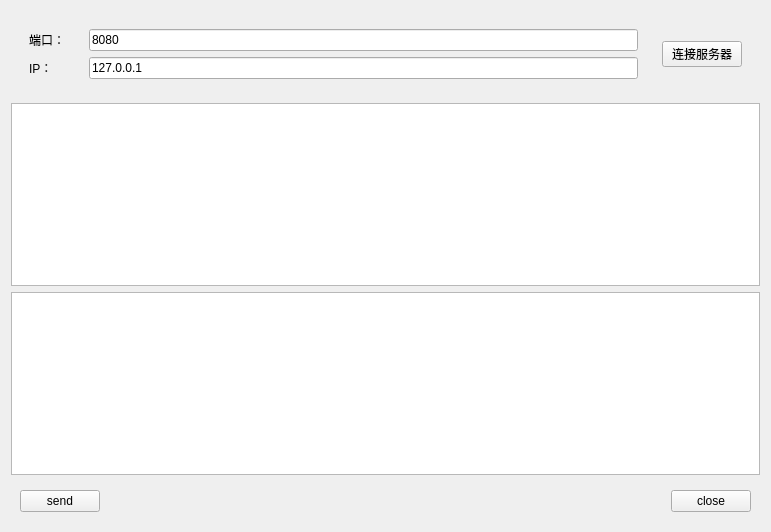
<?xml version="1.0" encoding="UTF-8"?>
<ui version="4.0">
 <class>Client</class>
 <widget class="QWidget" name="Client">
  <property name="geometry">
   <rect>
    <x>0</x>
    <y>0</y>
    <width>771</width>
    <height>532</height>
   </rect>
  </property>
  <property name="windowTitle">
   <string>Form</string>
  </property>
  <layout class="QVBoxLayout" name="verticalLayout_3">
   <item>
    <widget class="QWidget" name="widget" native="true">
     <layout class="QHBoxLayout" name="horizontalLayout_2">
      <item>
       <widget class="QWidget" name="widget_2" native="true">
        <layout class="QVBoxLayout" name="verticalLayout">
         <item>
          <widget class="QLabel" name="label">
           <property name="text">
            <string>端口：</string>
           </property>
          </widget>
         </item>
         <item>
          <widget class="QLabel" name="label_2">
           <property name="text">
            <string>IP：</string>
           </property>
          </widget>
         </item>
        </layout>
       </widget>
      </item>
      <item>
       <widget class="QWidget" name="widget_3" native="true">
        <layout class="QVBoxLayout" name="verticalLayout_2">
         <item>
          <widget class="QLineEdit" name="lineEditPort">
           <property name="text">
            <string>8080</string>
           </property>
          </widget>
         </item>
         <item>
          <widget class="QLineEdit" name="lineEditIP">
           <property name="text">
            <string>127.0.0.1</string>
           </property>
          </widget>
         </item>
        </layout>
       </widget>
      </item>
      <item>
       <widget class="QWidget" name="widget_4" native="true">
        <layout class="QHBoxLayout" name="horizontalLayout">
         <item>
          <widget class="QPushButton" name="buttonConnect">
           <property name="text">
            <string>连接服务器</string>
           </property>
          </widget>
         </item>
        </layout>
       </widget>
      </item>
     </layout>
    </widget>
   </item>
   <item>
    <widget class="QTextEdit" name="textEditRead">
     <property name="readOnly">
      <bool>true</bool>
     </property>
    </widget>
   </item>
   <item>
    <widget class="QTextEdit" name="textEditWrite"/>
   </item>
   <item>
    <widget class="QWidget" name="widget_5" native="true">
     <layout class="QHBoxLayout" name="horizontalLayout_3">
      <item>
       <widget class="QPushButton" name="buttonSend">
        <property name="text">
         <string>send</string>
        </property>
       </widget>
      </item>
      <item>
       <spacer name="horizontalSpacer">
        <property name="orientation">
         <enum>Qt::Horizontal</enum>
        </property>
        <property name="sizeHint" stdset="0">
         <size>
          <width>550</width>
          <height>20</height>
         </size>
        </property>
       </spacer>
      </item>
      <item>
       <widget class="QPushButton" name="buttonClose">
        <property name="text">
         <string>close</string>
        </property>
       </widget>
      </item>
     </layout>
    </widget>
   </item>
  </layout>
 </widget>
 <resources/>
 <connections/>
</ui>
